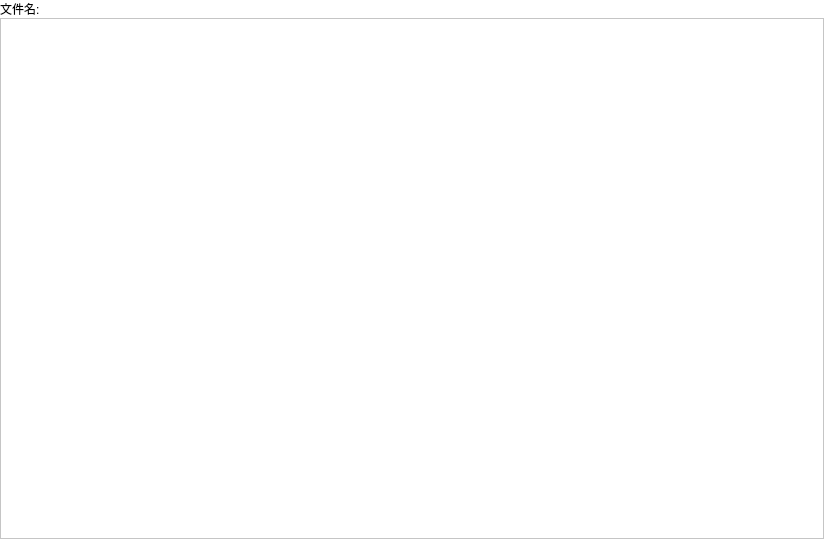
<?xml version="1.0" encoding="UTF-8"?>
<ui version="4.0">
 <class>CodeEditDlg</class>
 <widget class="QWidget" name="CodeEditDlg">
  <property name="geometry">
   <rect>
    <x>0</x>
    <y>0</y>
    <width>824</width>
    <height>539</height>
   </rect>
  </property>
  <property name="windowTitle">
   <string>Form</string>
  </property>
  <property name="styleSheet">
   <string notr="true">background-color: rgb(255, 255, 255);</string>
  </property>
  <layout class="QVBoxLayout" name="verticalLayout_2">
   <property name="spacing">
    <number>0</number>
   </property>
   <property name="leftMargin">
    <number>0</number>
   </property>
   <property name="topMargin">
    <number>0</number>
   </property>
   <property name="rightMargin">
    <number>0</number>
   </property>
   <property name="bottomMargin">
    <number>0</number>
   </property>
   <item>
    <layout class="QHBoxLayout" name="horizontalLayout">
     <item>
      <widget class="QLabel" name="label">
       <property name="text">
        <string>文件名: </string>
       </property>
      </widget>
     </item>
     <item>
      <widget class="QLabel" name="filename_label">
       <property name="text">
        <string>             </string>
       </property>
      </widget>
     </item>
    </layout>
   </item>
   <item>
    <layout class="QHBoxLayout" name="horizontalLayout_2">
     <item>
      <widget class="QTextEdit" name="textEdit"/>
     </item>
    </layout>
   </item>
  </layout>
 </widget>
 <resources/>
 <connections/>
</ui>
